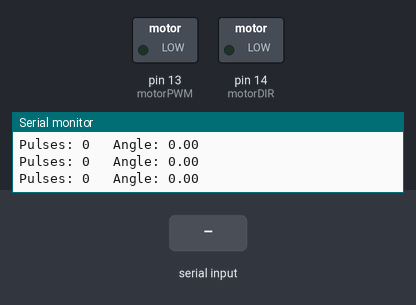
Bench run of a sketch on a simulated Arduino Uno, built with avr-gcc and run on an emulated ATmega328P. Shown: switched loads named in the sketch (green lamp = pin HIGH), the last lines printed to the serial monitor. The test bench sets the inputs (shaded band).

Above: at 3.2 s.
3.3 s: "90,45\n" received over Serial
At 4.4 s:
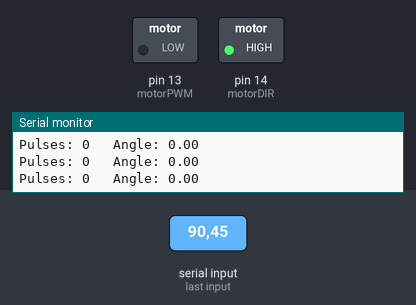
4.8 s: "0\n" received over Serial
At 5.3 s:
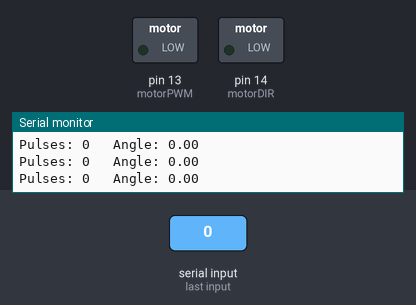
6.3 s: "30,150\n" received over Serial
At 6.6 s:
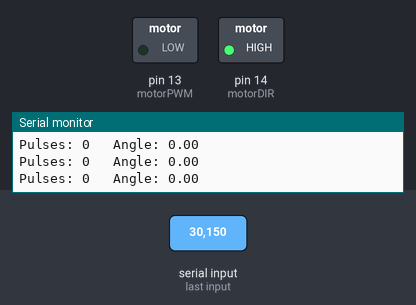
Timing chart, 0 to 9.3 s (numbered marks = the images above; inputs shaded):
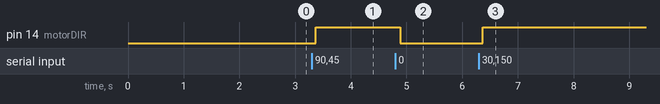

Measured:
- after the input at 3.3 s, pin 14 (motorDIR): LOW → HIGH after 0.07 s
- after the input at 4.8 s, pin 14 (motorDIR): HIGH → LOW after 0.09 s
- after the input at 6.3 s, pin 14 (motorDIR): LOW → HIGH after 0.07 s

The sketch:

caster_steering.ino
```cpp
/*
===============================================================
  ARDUINO ENCODER-DRIVEN DC MOTOR POSITION CONTROL
---------------------------------------------------------------
  • Reads user-entered angle from Serial Monitor
  • Converts target angle → encoder pulses
  • Rotates a DC motor to target position using encoder feedback
  • Stops precisely with overshoot protection

  Author: Mohamed Montasser & Omar Emad
  Date: 9/12/2025
===============================================================
*/

// ========================
// USER SETTINGS
// ========================

// Encoder pulses per full revolution (PPR)
const float PPR = 23700.0;

// Quadrature encoder input pins
const int pinA = 15;     // Encoder A (interrupt pin)
const int pinB = 2;     // Encoder B

// Motor control pins
const int motorPWM = 13; // PWM speed control pin
const int motorDIR = 14; // Direction pin (HIGH=CW, LOW=CCW)

// Global encoder position counter (updated in ISR)
volatile long encoderCount = 0;


// ========================
// ENCODER INTERRUPT SERVICE ROUTINE
// ========================
/*
  Called on rising edge of encoder A.
  Determines direction by reading encoder B.
*/
void encoderA_ISR() {
  int b = digitalRead(pinB);

  // Quadrature decoding: A leads B (CW), B leads A (CCW)
  if (b == HIGH) encoderCount++;
  else encoderCount--;
}


// ========================
// SETUP
// ========================
void setup() {
  Serial.begin(115200);
  delay(2000);
  Serial.println("Hello ESP");
  // Setup encoder pins
  pinMode(pinA, INPUT_PULLUP);
  pinMode(pinB, INPUT_PULLUP);

  // Attach interrupt on rising edge of Encoder A
  attachInterrupt(digitalPinToInterrupt(pinA), encoderA_ISR, RISING);

  // Motor output pins
  pinMode(motorPWM, OUTPUT);
  pinMode(motorDIR, OUTPUT);

  Serial.println("Enter target angle (degrees):");
}


// ========================
// MOTOR CONTROL FUNCTIONS
// ========================

// Spin motor clockwise (CW)
void motorForward(int speed) {
  digitalWrite(motorDIR, HIGH);
  analogWrite(motorPWM, speed);
}

// Spin motor counter-clockwise (CCW)
void motorBackward(int speed) {
  digitalWrite(motorDIR, LOW);
  analogWrite(motorPWM, speed);
}

// Stop motor
void motorStop() {
  analogWrite(motorPWM, 0);
}


// ========================
// MAIN LOOP
// ========================
void loop() {

  static bool moving = false;        // Whether a motion command is active
  static long targetPulse = 0;       // Target encoder count for angle
  static bool directionSet = false;  // Only set motor direction once

  // -----------------------------------------------------------
  // SERIAL INPUT: Read user angle and convert to target pulses
  // -----------------------------------------------------------
  if (Serial.available()) {
    String input = Serial.readStringUntil('\n');
    input.trim();

    // Ignore noise or accidental empty input
    if (input.length() == 0) return;

    // Check if input was parsed as zero incorrectly
    if (!input.equals("0") && input.toFloat() == 0) {
      Serial.println("Ignored accidental zero (noise).");
      return;
    }

    // Convert angle → pulses
    float angle = input.toFloat();
    targetPulse = (long)(angle / 360.0 * PPR);

    Serial.print("User angle = ");
    Serial.println(angle);
    Serial.print("Target pulses = ");
    Serial.println(targetPulse);

    moving = true;
    directionSet = false;
  }


  // -----------------------------------------------------------
  // PRINT CURRENT POSITION
  // -----------------------------------------------------------
  long pulses = encoderCount;
  float currentAngle = (pulses * 360.0) / PPR;

  Serial.print("Pulses: ");
  Serial.print(pulses);
  Serial.print("   Angle: ");
  Serial.println(currentAngle);

  delay(50);  // Slow output refresh rate


  // -----------------------------------------------------------
  // MOVEMENT CONTROL LOGIC
  // -----------------------------------------------------------
  if (moving) {

    long error = targetPulse - encoderCount;

    // ---- Set motor direction ONCE at the start of motion ----
    if (!directionSet) {
      if (error > 0) {
        motorForward(120);
        Serial.println("Moving CW...");
      } else {
        motorBackward(120);
        Serial.println("Moving CCW...");
      }
      directionSet = true;
    }

    // ---- Normal stop condition ----
    if (abs(error) < 80) {
      motorStop();
      moving = false;

      Serial.println("==== Reached Target ====");
      Serial.print("Final Pulses: ");
      Serial.println(encoderCount);
      Serial.print("Final Angle: ");
      Serial.println((encoderCount * 360.0) / PPR);
      Serial.println("========================");

      return;
    }

    // ---- Overshoot protection ----
    if (directionSet) {

      // If moving CW but error indicates we passed target
      if (error < 0 && digitalRead(motorDIR) == HIGH) {
        motorStop();
        moving = false;
        Serial.println("Overshoot CW — Stopped (No Bounce).");
      }

      // If moving CCW but error indicates we passed target
      if (error > 0 && digitalRead(motorDIR) == LOW) {
        motorStop();
        moving = false;
        Serial.println("Overshoot CCW — Stopped (No Bounce).");
      }
    }
  }
}
```
